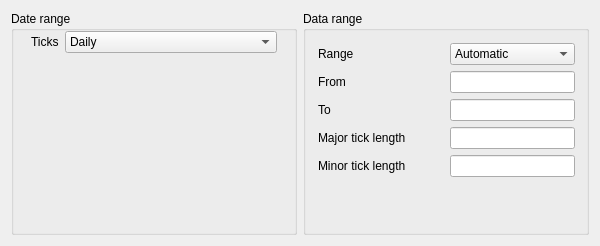
<?xml version="1.0" encoding="UTF-8"?>
<ui version="4.0">
 <class>kMyMoneyReportConfigTabRangeDecl</class>
 <widget class="QWidget" name="kMyMoneyReportConfigTabRangeDecl">
  <property name="geometry">
   <rect>
    <x>0</x>
    <y>0</y>
    <width>600</width>
    <height>246</height>
   </rect>
  </property>
  <property name="windowTitle">
   <string>Chart Tab</string>
  </property>
  <property name="toolTip">
   <string/>
  </property>
  <property name="whatsThis">
   <string>&lt;p&gt;On this tab, you configure the chart drawn for this report.&lt;/p&gt;</string>
  </property>
  <layout class="QHBoxLayout" name="horizontalLayout" stretch="1,1">
   <item>
    <widget class="QGroupBox" name="dateRangeBox">
     <property name="title">
      <string>Date range</string>
     </property>
     <layout class="QGridLayout" name="dateRangeGrid">
      <property name="topMargin">
       <number>0</number>
      </property>
      <property name="verticalSpacing">
       <number>0</number>
      </property>
      <item row="1" column="0">
       <layout class="QHBoxLayout" name="horizontalLayout_3" stretch="0,0">
        <property name="leftMargin">
         <number>6</number>
        </property>
        <property name="topMargin">
         <number>0</number>
        </property>
        <property name="rightMargin">
         <number>6</number>
        </property>
        <property name="bottomMargin">
         <number>0</number>
        </property>
        <item>
         <widget class="QLabel" name="label_6">
          <property name="text">
           <string>Ticks</string>
          </property>
         </widget>
        </item>
        <item>
         <widget class="KComboBox" name="m_comboColumns">
          <property name="sizePolicy">
           <sizepolicy hsizetype="Expanding" vsizetype="Fixed">
            <horstretch>0</horstretch>
            <verstretch>0</verstretch>
           </sizepolicy>
          </property>
          <property name="toolTip">
           <string>&lt;p&gt;Choose how large of a time period each column should encompass&lt;/p&gt;</string>
          </property>
          <item>
           <property name="text">
            <string comment="@item the columns will display daily data">Daily</string>
           </property>
          </item>
          <item>
           <property name="text">
            <string comment="@item the columns will display weekly data">Weekly</string>
           </property>
          </item>
          <item>
           <property name="text">
            <string comment="@item the columns will display monthly data">Monthly</string>
           </property>
          </item>
          <item>
           <property name="text">
            <string comment="@item the columns will display bi-monthly data">Bi-Monthly</string>
           </property>
          </item>
          <item>
           <property name="text">
            <string comment="@item the columns will display quarterly data">Quarterly</string>
           </property>
          </item>
          <item>
           <property name="text">
            <string comment="@item the columns will display yearly data">Yearly</string>
           </property>
          </item>
         </widget>
        </item>
       </layout>
      </item>
      <item row="2" column="0">
       <spacer name="verticalSpacer">
        <property name="orientation">
         <enum>Qt::Vertical</enum>
        </property>
        <property name="sizeHint" stdset="0">
         <size>
          <width>20</width>
          <height>40</height>
         </size>
        </property>
       </spacer>
      </item>
     </layout>
    </widget>
   </item>
   <item>
    <widget class="QGroupBox" name="dataRangeBox">
     <property name="title">
      <string>Data range</string>
     </property>
     <layout class="QGridLayout" name="dataRangeLayout">
      <property name="leftMargin">
       <number>12</number>
      </property>
      <property name="topMargin">
       <number>12</number>
      </property>
      <item row="3" column="0">
       <widget class="QLabel" name="lblDataRangeStart">
        <property name="sizePolicy">
         <sizepolicy hsizetype="Expanding" vsizetype="Preferred">
          <horstretch>0</horstretch>
          <verstretch>0</verstretch>
         </sizepolicy>
        </property>
        <property name="text">
         <string comment="From (Data)">From</string>
        </property>
       </widget>
      </item>
      <item row="6" column="0">
       <widget class="QLabel" name="lblDataMinorTick">
        <property name="text">
         <string>Minor tick length</string>
        </property>
       </widget>
      </item>
      <item row="4" column="0">
       <widget class="QLabel" name="lblDataRangeEnd">
        <property name="text">
         <string comment="To (Data)">To</string>
        </property>
       </widget>
      </item>
      <item row="6" column="1">
       <widget class="QLineEdit" name="m_dataMinorTick"/>
      </item>
      <item row="0" column="1">
       <widget class="QComboBox" name="m_dataLock">
        <item>
         <property name="text">
          <string>Automatic</string>
         </property>
        </item>
        <item>
         <property name="text">
          <string>User defined</string>
         </property>
        </item>
       </widget>
      </item>
      <item row="0" column="0">
       <widget class="QLabel" name="label">
        <property name="text">
         <string>Range</string>
        </property>
       </widget>
      </item>
      <item row="4" column="1">
       <widget class="QLineEdit" name="m_dataRangeEnd"/>
      </item>
      <item row="5" column="1">
       <widget class="QLineEdit" name="m_dataMajorTick"/>
      </item>
      <item row="5" column="0">
       <widget class="QLabel" name="lblDataMajorTick">
        <property name="text">
         <string>Major tick length</string>
        </property>
       </widget>
      </item>
      <item row="3" column="1">
       <widget class="QLineEdit" name="m_dataRangeStart"/>
      </item>
      <item row="7" column="1">
       <spacer name="verticalSpacer_2">
        <property name="orientation">
         <enum>Qt::Vertical</enum>
        </property>
        <property name="sizeHint" stdset="0">
         <size>
          <width>20</width>
          <height>40</height>
         </size>
        </property>
       </spacer>
      </item>
     </layout>
    </widget>
   </item>
  </layout>
 </widget>
 <layoutdefault spacing="6" margin="11"/>
 <customwidgets>
  <customwidget>
   <class>KComboBox</class>
   <extends>QComboBox</extends>
   <header>kcombobox.h</header>
  </customwidget>
 </customwidgets>
 <resources/>
 <connections/>
</ui>
